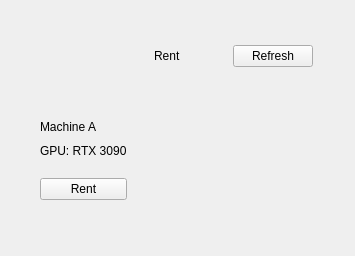
<?xml version="1.0" encoding="UTF-8"?>
<ui version="4.0">
 <class>RentWindow</class>
 <widget class="QWidget" name="RentWindow">
  <layout class="QVBoxLayout" name="rootLayout">
   <property name="leftMargin"><number>24</number></property>
   <property name="topMargin"><number>24</number></property>
   <property name="rightMargin"><number>24</number></property>
   <property name="bottomMargin"><number>24</number></property>
   <property name="spacing"><number>16</number></property>

   <!-- ================= TOP BAR ================= -->
   <item>
    <widget class="QFrame" name="topBar">
     <property name="minimumHeight"><number>64</number></property>
     <property name="frameShape"><enum>QFrame::NoFrame</enum></property>
     <layout class="QHBoxLayout" name="topBarLayout">
      <property name="leftMargin"><number>18</number></property>
      <property name="topMargin"><number>12</number></property>
      <property name="rightMargin"><number>18</number></property>
      <property name="bottomMargin"><number>12</number></property>
      <property name="spacing"><number>12</number></property>

      <item>
       <widget class="QLabel" name="logoWide">
        <property name="minimumSize">
         <size><width>100</width><height>40</height></size>
        </property>
        <property name="maximumSize">
         <size><width>100</width><height>40</height></size>
        </property>
        <property name="pixmap">
         <pixmap resource="resources.qrc">:/assets/logo.png</pixmap>
        </property>
        <property name="scaledContents"><bool>true</bool></property>
        <property name="alignment"><set>Qt::AlignLeft|Qt::AlignVCenter</set></property>
        <property name="text"><string/></property>
       </widget>
      </item>

      <item>
       <widget class="QLabel" name="pageTitle">
        <property name="text"><string>Rent</string></property>
       </widget>
      </item>

      <item>
       <spacer name="spacerTop">
        <property name="orientation"><enum>Qt::Horizontal</enum></property>
        <property name="sizeHint" stdset="0">
         <size><width>40</width><height>20</height></size>
        </property>
       </spacer>
      </item>

      <item>
       <widget class="QPushButton" name="btnRefresh">
        <property name="text"><string>Refresh</string></property>
       </widget>
      </item>
     </layout>
    </widget>
   </item>

   <!-- ================= GRID ================= -->
   <item>
    <widget class="QScrollArea" name="scrollArea">
     <property name="widgetResizable"><bool>true</bool></property>
     <property name="frameShape"><enum>QFrame::NoFrame</enum></property>
     <property name="horizontalScrollBarPolicy"><enum>Qt::ScrollBarAlwaysOff</enum></property>

     <widget class="QWidget" name="scrollAreaWidgetContents">
      <layout class="QGridLayout" name="gridMachines">
       <property name="leftMargin"><number>0</number></property>
       <property name="topMargin"><number>0</number></property>
       <property name="rightMargin"><number>0</number></property>
       <property name="bottomMargin"><number>0</number></property>
       <property name="horizontalSpacing"><number>16</number></property>
       <property name="verticalSpacing"><number>16</number></property>

       <!-- ===== Card 0 (demo) ===== -->
       <item row="0" column="0">
        <widget class="QFrame" name="machineCard_0">
         <property name="role" stdset="0"><string>machineCard</string></property>
         <property name="minimumHeight"><number>170</number></property>
         <property name="frameShape"><enum>QFrame::NoFrame</enum></property>

         <layout class="QVBoxLayout" name="cardLayout_0">
          <property name="leftMargin"><number>16</number></property>
          <property name="topMargin"><number>16</number></property>
          <property name="rightMargin"><number>16</number></property>
          <property name="bottomMargin"><number>16</number></property>
          <property name="spacing"><number>10</number></property>

          <item>
           <widget class="QLabel" name="lblName_0">
            <property name="text"><string>Machine A</string></property>
           </widget>
          </item>
          <item>
           <widget class="QLabel" name="lblGpu_0">
            <property name="text"><string>GPU: RTX 3090</string></property>
           </widget>
          </item>
          <item>
           <spacer name="spacerCard_0">
            <property name="orientation"><enum>Qt::Vertical</enum></property>
            <property name="sizeHint" stdset="0">
             <size><width>20</width><height>10</height></size>
            </property>
           </spacer>
          </item>
          <item>
           <widget class="QPushButton" name="btnRent_0">
            <property name="text"><string>Rent</string></property>
           </widget>
          </item>
         </layout>
        </widget>
       </item>

       <!-- ===== Empty cards (still styled) ===== -->
       <item row="0" column="1">
        <widget class="QFrame" name="machineCard_1">
         <property name="role" stdset="0"><string>machineCard</string></property>
         <property name="minimumHeight"><number>170</number></property>
         <property name="frameShape"><enum>QFrame::NoFrame</enum></property>
        </widget>
       </item>
       <item row="0" column="2">
        <widget class="QFrame" name="machineCard_2">
         <property name="role" stdset="0"><string>machineCard</string></property>
         <property name="minimumHeight"><number>170</number></property>
         <property name="frameShape"><enum>QFrame::NoFrame</enum></property>
        </widget>
       </item>
       <item row="0" column="3">
        <widget class="QFrame" name="machineCard_3">
         <property name="role" stdset="0"><string>machineCard</string></property>
         <property name="minimumHeight"><number>170</number></property>
         <property name="frameShape"><enum>QFrame::NoFrame</enum></property>
        </widget>
       </item>
       <item row="1" column="0">
        <widget class="QFrame" name="machineCard_4">
         <property name="role" stdset="0"><string>machineCard</string></property>
         <property name="minimumHeight"><number>170</number></property>
         <property name="frameShape"><enum>QFrame::NoFrame</enum></property>
        </widget>
       </item>
       <item row="1" column="1">
        <widget class="QFrame" name="machineCard_5">
         <property name="role" stdset="0"><string>machineCard</string></property>
         <property name="minimumHeight"><number>170</number></property>
         <property name="frameShape"><enum>QFrame::NoFrame</enum></property>
        </widget>
       </item>
       <item row="1" column="2">
        <widget class="QFrame" name="machineCard_6">
         <property name="role" stdset="0"><string>machineCard</string></property>
         <property name="minimumHeight"><number>170</number></property>
         <property name="frameShape"><enum>QFrame::NoFrame</enum></property>
        </widget>
       </item>
       <item row="1" column="3">
        <widget class="QFrame" name="machineCard_7">
         <property name="role" stdset="0"><string>machineCard</string></property>
         <property name="minimumHeight"><number>170</number></property>
         <property name="frameShape"><enum>QFrame::NoFrame</enum></property>
        </widget>
       </item>

      </layout>
     </widget>
    </widget>
   </item>

  </layout>
 </widget>

 <resources>
  <include location="resources.qrc"/>
 </resources>
 <connections/>
</ui>
